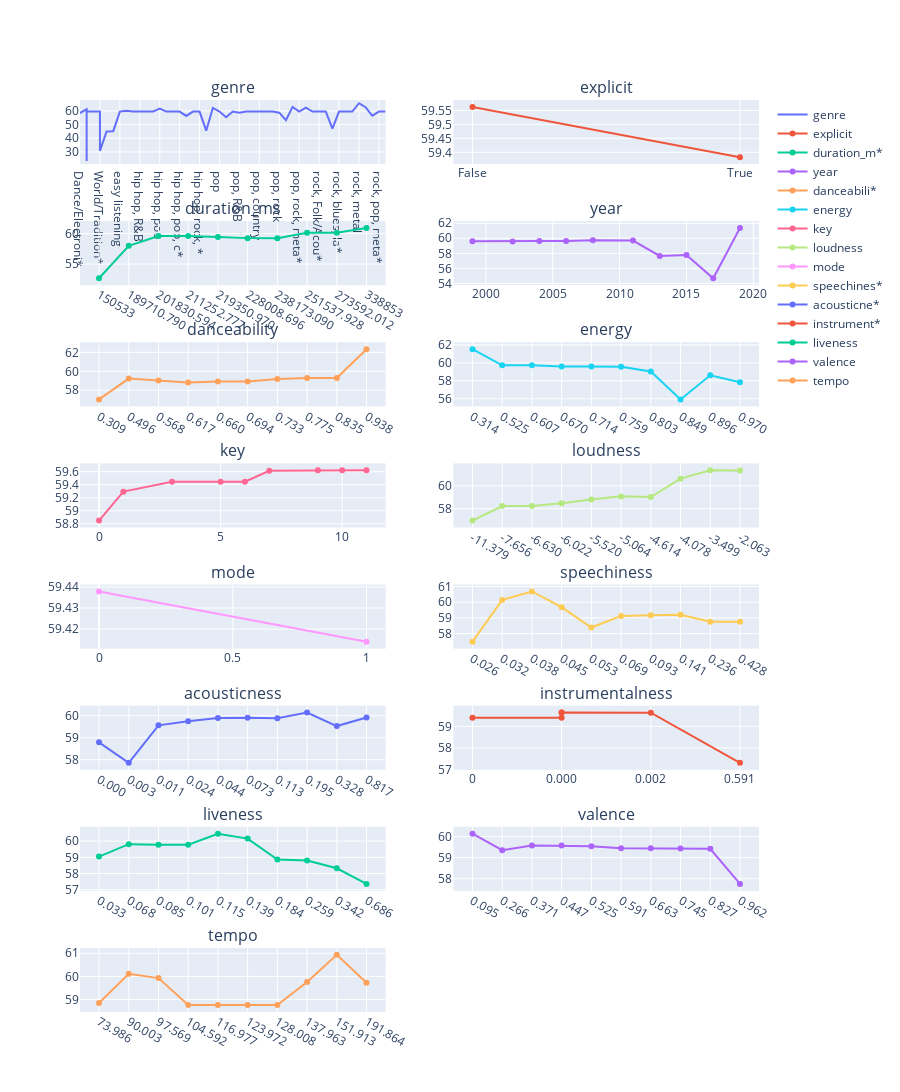

The notebook cell saved with this chart:
### Code cell
print("PDP results:")
global_explanations["pdp"].ipython_plot(
    features=['duration_ms', 'explicit', 'year', 'danceability',
       'energy', 'key', 'loudness', 'mode', 'speechiness', 'acousticness',
       'instrumentalness', 'liveness', 'valence', 'tempo', 'genre'])

### Figure 1 — Plotly figure (JSON) as saved in the notebook; plotly's stock layout.template omitted (floating-point values rounded to 4 significant figures)
{"data": [{"legendgroup": "Target", "name": "genre", "type": "scatter", "x": ["Dance/Electroni*", "Folk/Acoustic, *", "Folk/Acoustic, *", "Folk/Acoustic, *", "R&B", "World/Tradition*", "World/Tradition*", "World/Tradition*", "World/Tradition*", "World/Tradition*", "World/Tradition*", "country", "country, latin", "easy listening", "hip hop", "hip hop, Dance/*", "hip hop, R&B", "hip hop, countr*", "hip hop, latin,*", "hip hop, pop", "hip hop, pop, D*", "hip hop, pop, R*", "hip hop, pop, R*", "hip hop, pop, R*", "hip hop, pop, c*", "hip hop, pop, l*", "hip hop, pop, r*", "hip hop, rock, *", "latin", "metal", "pop", "pop, Dance/Elec*", "pop, Folk/Acous*", "pop, R&B", "pop, R&B, Dance*", "pop, R&B, easy *", "pop, country", "pop, easy liste*", "pop, easy liste*", "pop, latin", "pop, rock", "pop, rock, Danc*", "pop, rock, Folk*", "pop, rock, meta*", "rock", "rock, Dance/Ele*", "rock, Folk/Acou*", "rock, Folk/Acou*", "rock, R&B, Folk*", "rock, blues", "rock, blues, la*", "rock, classical", "rock, easy list*", "rock, metal", "rock, pop", "rock, pop, Danc*", "rock, pop, meta*", "rock, pop, meta*", "set()"], "xaxis": "x", "y": [58.47, 61.28, 23.36, 59.53, 59.53, 59.53, 59.53, 59.53, 59.53, 59.53, 30.73, 44.87, 45.15, 59.53, 60.1, 59.53, 59.53, 59.53, 59.53, 61.72, 59.53, 59.51, 59.53, 59.53, 59.53, 56.32, 59.53, 59.53, 45.52, 62.22, 59.54, 55.41, 59.53, 58.72, 59.53, 59.53, 59.53, 59.53, 59.53, 59.53, 58.73, 53.19, 62.97, 59.53, 62.41, 59.53, 59.53, 59.53, 59.53, 47.04, 59.53, 59.53, 59.53, 65.66, 62.69, 56.47, 59.5, 59.53, 59.53], "yaxis": "y"}, {"legendgroup": "Target", "name": "explicit", "type": "scatter", "x": ["False", "True"], "xaxis": "x2", "y": [59.56, 59.38], "yaxis": "y2"}, {"legendgroup": "Target", "name": "duration_m*", "type": "scatter", "x": [150533, "189710.790", "201830.594", "211252.777", "219350.970", "228008.696", "238173.090", "251537.928", "273592.012", 338853], "xaxis": "x3", "y": [52.68, 57.99, 59.59, 59.59, 59.43, 59.26, 59.24, 60.14, 60.14, 60.9], "yaxis": "y3"}, {"legendgroup": "Target", "name": "year", "type": "scatter", "x": [1999, 2002, 2004, 2006, 2008, 2011, 2013, 2015, 2017, 2019], "xaxis": "x4", "y": [59.61, 59.57, 59.64, 59.65, 59.74, 59.69, 57.65, 57.79, 54.69, 61.36], "yaxis": "y4"}, {"legendgroup": "Target", "name": "danceabili*", "type": "scatter", "x": ["0.309", "0.496", "0.568", "0.617", "0.660", "0.694", "0.733", "0.775", "0.835", "0.938"], "xaxis": "x5", "y": [57.04, 59.23, 59.04, 58.83, 58.92, 58.93, 59.2, 59.29, 59.29, 62.33], "yaxis": "y5"}, {"legendgroup": "Target", "name": "energy", "type": "scatter", "x": ["0.314", "0.525", "0.607", "0.670", "0.714", "0.759", "0.803", "0.849", "0.896", "0.970"], "xaxis": "x6", "y": [61.52, 59.72, 59.72, 59.58, 59.58, 59.56, 59.04, 55.93, 58.61, 57.85], "yaxis": "y6"}, {"legendgroup": "Target", "name": "key", "type": "scatter", "x": [0, 1, 3, 5, 6, 7, 9, 10, 11], "xaxis": "x7", "y": [58.85, 59.29, 59.45, 59.45, 59.45, 59.61, 59.62, 59.62, 59.62], "yaxis": "y7"}, {"legendgroup": "Target", "name": "loudness", "type": "scatter", "x": ["-11.379", "-7.656", "-6.630", "-6.022", "-5.520", "-5.064", "-4.614", "-4.078", "-3.499", "-2.063"], "xaxis": "x8", "y": [56.96, 58.24, 58.24, 58.48, 58.8, 59.08, 59.02, 60.63, 61.35, 61.33], "yaxis": "y8"}, {"legendgroup": "Target", "name": "mode", "type": "scatter", "x": [0, 1], "xaxis": "x9", "y": [59.44, 59.41], "yaxis": "y9"}, {"legendgroup": "Target", "name": "speechines*", "type": "scatter", "x": ["0.026", "0.032", "0.038", "0.045", "0.053", "0.069", "0.093", "0.141", "0.236", "0.428"], "xaxis": "x10", "y": [57.49, 60.15, 60.68, 59.68, 58.39, 59.13, 59.17, 59.2, 58.75, 58.75], "yaxis": "y10"}, {"legendgroup": "Target", "name": "acousticne*", "type": "scatter", "x": ["0.000", "0.003", "0.011", "0.024", "0.044", "0.073", "0.113", "0.195", "0.328", "0.817"], "xaxis": "x11", "y": [58.79, 57.86, 59.56, 59.75, 59.9, 59.91, 59.89, 60.14, 59.53, 59.92], "yaxis": "y11"}, {"legendgroup": "Target", "name": "instrument*", "type": "scatter", "x": [0, "0.000", "0.000", "0.000", "0.002", "0.591"], "xaxis": "x12", "y": [59.39, 59.39, 59.64, 59.64, 59.63, 57.31], "yaxis": "y12"}, {"legendgroup": "Target", "name": "liveness", "type": "scatter", "x": ["0.033", "0.068", "0.085", "0.101", "0.115", "0.139", "0.184", "0.259", "0.342", "0.686"], "xaxis": "x13", "y": [59.05, 59.82, 59.78, 59.78, 60.46, 60.16, 58.86, 58.8, 58.33, 57.36], "yaxis": "y13"}, {"legendgroup": "Target", "name": "valence", "type": "scatter", "x": ["0.095", "0.266", "0.371", "0.447", "0.525", "0.591", "0.663", "0.745", "0.827", "0.962"], "xaxis": "x14", "y": [60.13, 59.35, 59.58, 59.57, 59.54, 59.44, 59.44, 59.43, 59.42, 57.75], "yaxis": "y14"}, {"legendgroup": "Target", "name": "tempo", "type": "scatter", "x": ["73.986", "90.003", "97.569", "104.592", "116.977", "123.972", "128.008", "137.963", "151.913", "191.864"], "xaxis": "x15", "y": [58.85, 60.11, 59.93, 58.76, 58.76, 58.76, 58.76, 59.76, 60.93, 59.73], "yaxis": "y15"}], "layout": {"annotations": [{"font": {"size": 16}, "showarrow": false, "text": "genre", "x": 0.225, "xanchor": "center", "xref": "paper", "y": 1, "yanchor": "bottom", "yref": "paper"}, {"font": {"size": 16}, "showarrow": false, "text": "explicit", "x": 0.775, "xanchor": "center", "xref": "paper", "y": 1, "yanchor": "bottom", "yref": "paper"}, {"font": {"size": 16}, "showarrow": false, "text": "duration_ms", "x": 0.225, "xanchor": "center", "xref": "paper", "y": 0.8672, "yanchor": "bottom", "yref": "paper"}, {"font": {"size": 16}, "showarrow": false, "text": "year", "x": 0.775, "xanchor": "center", "xref": "paper", "y": 0.8672, "yanchor": "bottom", "yref": "paper"}, {"font": {"size": 16}, "showarrow": false, "text": "danceability", "x": 0.225, "xanchor": "center", "xref": "paper", "y": 0.7344, "yanchor": "bottom", "yref": "paper"}, {"font": {"size": 16}, "showarrow": false, "text": "energy", "x": 0.775, "xanchor": "center", "xref": "paper", "y": 0.7344, "yanchor": "bottom", "yref": "paper"}, {"font": {"size": 16}, "showarrow": false, "text": "key", "x": 0.225, "xanchor": "center", "xref": "paper", "y": 0.6016, "yanchor": "bottom", "yref": "paper"}, {"font": {"size": 16}, "showarrow": false, "text": "loudness", "x": 0.775, "xanchor": "center", "xref": "paper", "y": 0.6016, "yanchor": "bottom", "yref": "paper"}, {"font": {"size": 16}, "showarrow": false, "text": "mode", "x": 0.225, "xanchor": "center", "xref": "paper", "y": 0.4688, "yanchor": "bottom", "yref": "paper"}, {"font": {"size": 16}, "showarrow": false, "text": "speechiness", "x": 0.775, "xanchor": "center", "xref": "paper", "y": 0.4688, "yanchor": "bottom", "yref": "paper"}, {"font": {"size": 16}, "showarrow": false, "text": "acousticness", "x": 0.225, "xanchor": "center", "xref": "paper", "y": 0.3359, "yanchor": "bottom", "yref": "paper"}, {"font": {"size": 16}, "showarrow": false, "text": "instrumentalness", "x": 0.775, "xanchor": "center", "xref": "paper", "y": 0.3359, "yanchor": "bottom", "yref": "paper"}, {"font": {"size": 16}, "showarrow": false, "text": "liveness", "x": 0.225, "xanchor": "center", "xref": "paper", "y": 0.2031, "yanchor": "bottom", "yref": "paper"}, {"font": {"size": 16}, "showarrow": false, "text": "valence", "x": 0.775, "xanchor": "center", "xref": "paper", "y": 0.2031, "yanchor": "bottom", "yref": "paper"}, {"font": {"size": 16}, "showarrow": false, "text": "tempo", "x": 0.225, "xanchor": "center", "xref": "paper", "y": 0.07031, "yanchor": "bottom", "yref": "paper"}], "height": 2080, "xaxis": {"anchor": "y", "domain": [0, 0.45]}, "xaxis10": {"anchor": "y10", "domain": [0.55, 1]}, "xaxis11": {"anchor": "y11", "domain": [0, 0.45]}, "xaxis12": {"anchor": "y12", "domain": [0.55, 1]}, "xaxis13": {"anchor": "y13", "domain": [0, 0.45]}, "xaxis14": {"anchor": "y14", "domain": [0.55, 1]}, "xaxis15": {"anchor": "y15", "domain": [0, 0.45]}, "xaxis16": {"anchor": "y16", "domain": [0.55, 1]}, "xaxis2": {"anchor": "y2", "domain": [0.55, 1]}, "xaxis3": {"anchor": "y3", "domain": [0, 0.45]}, "xaxis4": {"anchor": "y4", "domain": [0.55, 1]}, "xaxis5": {"anchor": "y5", "domain": [0, 0.45]}, "xaxis6": {"anchor": "y6", "domain": [0.55, 1]}, "xaxis7": {"anchor": "y7", "domain": [0, 0.45]}, "xaxis8": {"anchor": "y8", "domain": [0.55, 1]}, "xaxis9": {"anchor": "y9", "domain": [0, 0.45]}, "yaxis": {"anchor": "x", "domain": [0.9297, 1]}, "yaxis10": {"anchor": "x10", "domain": [0.3984, 0.4688]}, "yaxis11": {"anchor": "x11", "domain": [0.2656, 0.3359]}, "yaxis12": {"anchor": "x12", "domain": [0.2656, 0.3359]}, "yaxis13": {"anchor": "x13", "domain": [0.1328, 0.2031]}, "yaxis14": {"anchor": "x14", "domain": [0.1328, 0.2031]}, "yaxis15": {"anchor": "x15", "domain": [0, 0.07031]}, "yaxis16": {"anchor": "x16", "domain": [0, 0.07031]}, "yaxis2": {"anchor": "x2", "domain": [0.9297, 1]}, "yaxis3": {"anchor": "x3", "domain": [0.7969, 0.8672]}, "yaxis4": {"anchor": "x4", "domain": [0.7969, 0.8672]}, "yaxis5": {"anchor": "x5", "domain": [0.6641, 0.7344]}, "yaxis6": {"anchor": "x6", "domain": [0.6641, 0.7344]}, "yaxis7": {"anchor": "x7", "domain": [0.5312, 0.6016]}, "yaxis8": {"anchor": "x8", "domain": [0.5312, 0.6016]}, "yaxis9": {"anchor": "x9", "domain": [0.3984, 0.4688]}}}
